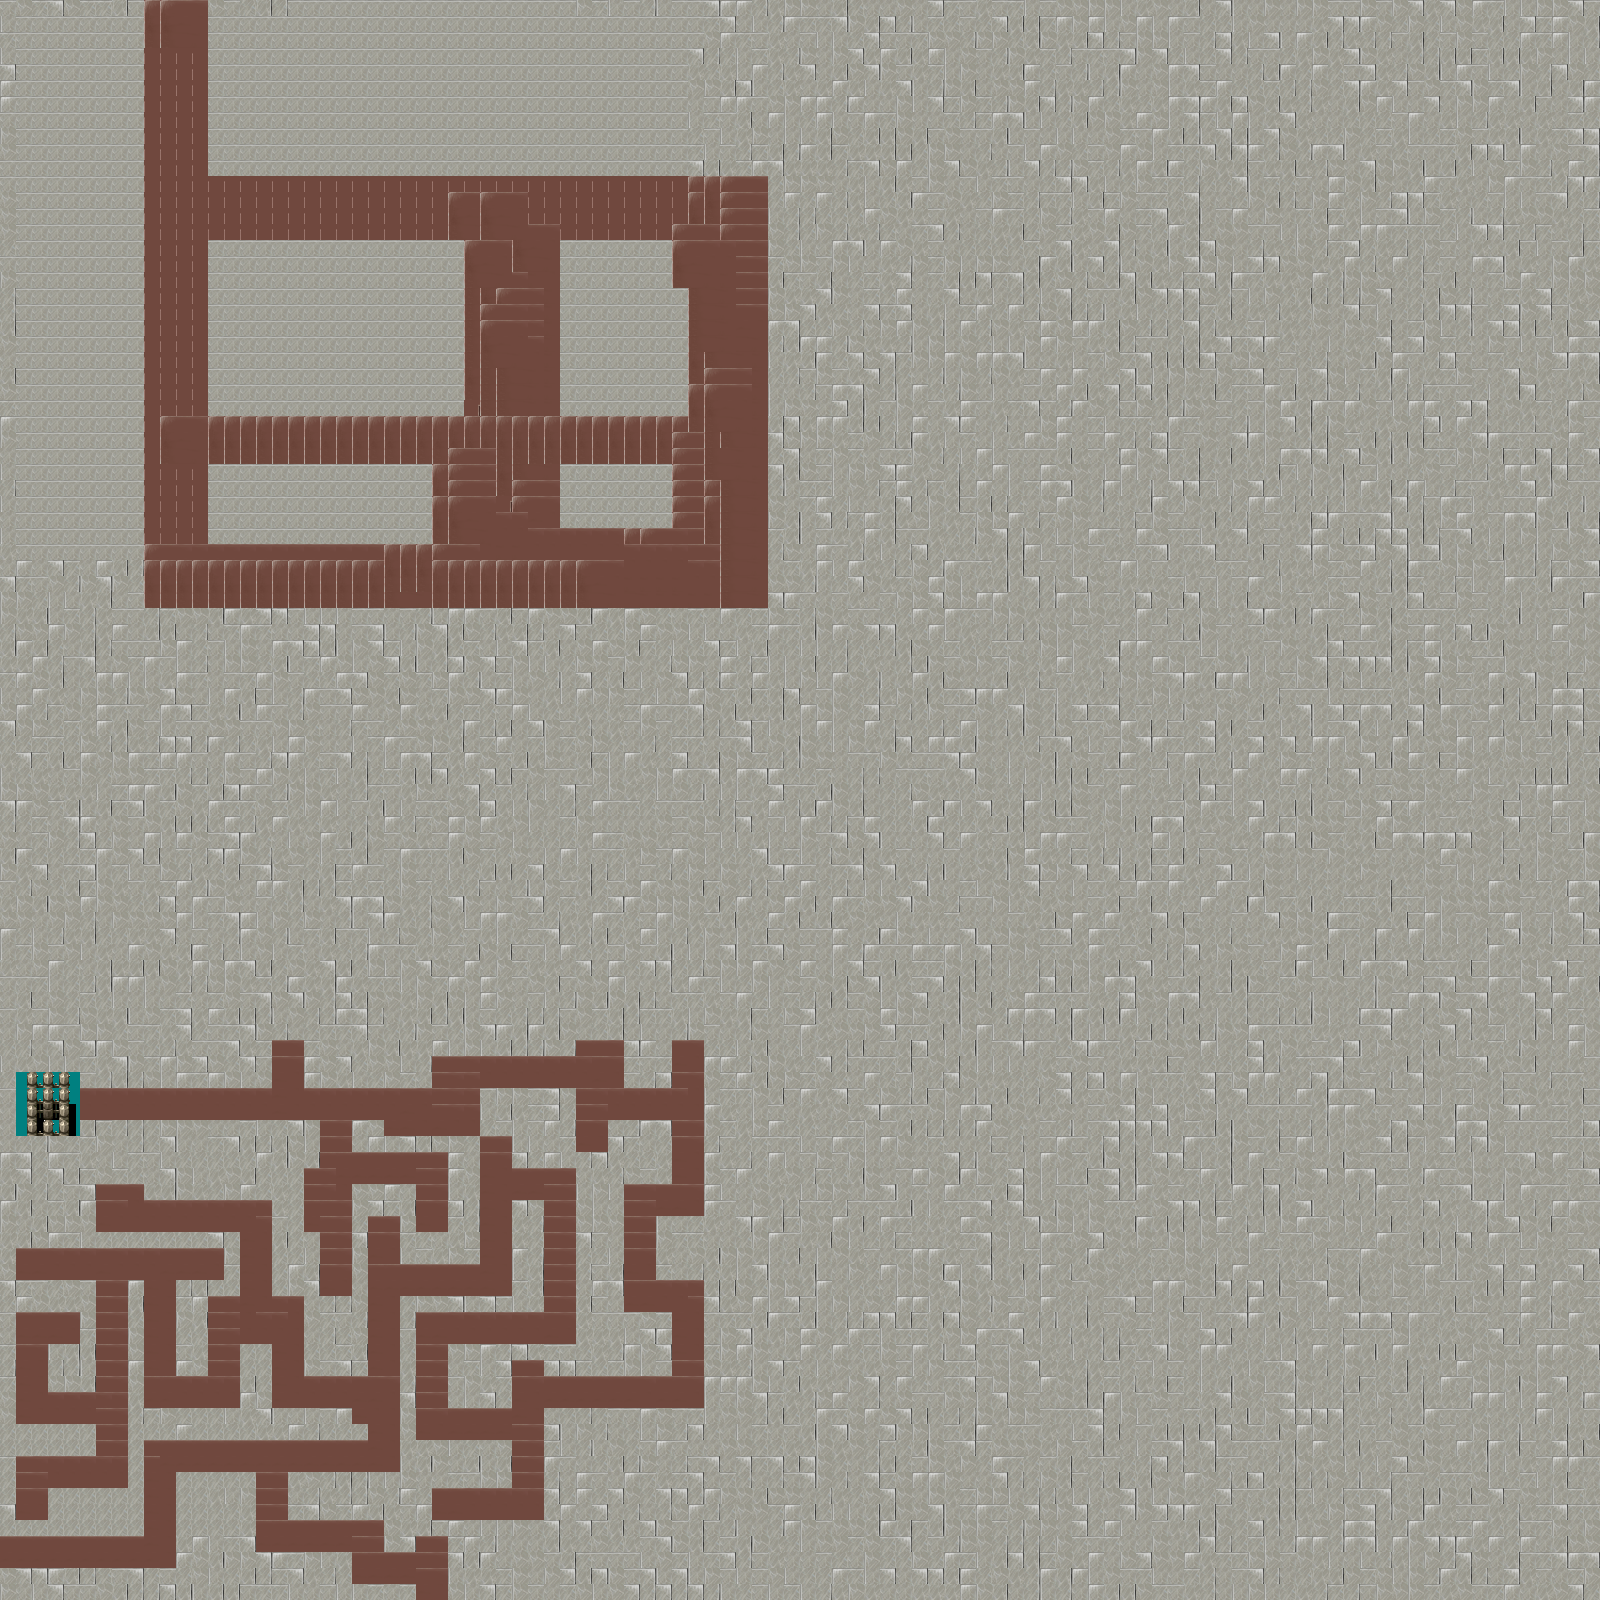

A level layout from a 2D game, rendered from its tile map. Below: a short description, then the map file with tile-grid data replaced by summaries:
An orthogonal 100x100 tile map with 16x16 px tiles, 1 tile layer (Tile Layer 1) and 22 objects (22x solid).

<map version="1.0" orientation="orthogonal" width="100" height="100" tilewidth="16" tileheight="16">
 <tileset firstgid="1" name="TileA2" tilewidth="16" tileheight="16">
  <image source="TileA2.png" width="512" height="384" />
 </tileset>
 <layer name="Tile Layer 1" width="100" height="100">
  <data>[10000 cells, 10000 non-empty, 35 distinct tile ids]</data>
 </layer>
 <objectgroup name="Object Layer 1" width="100" height="100">
  <object name="fixture" type="solid" x="58" y="1569" width="117" height="31" />
  <object name="fixture" type="solid" x="178" y="1474" width="77" height="77" />
  <object name="fixture" type="solid" x="177" y="1553" width="174" height="48" />
  <object name="fixture" type="solid" x="49" y="1489" width="94" height="47" />
  <object name="fixture" type="solid" x="0" y="1521" width="47" height="15" />
  <object name="fixture" type="solid" x="129" y="1409" width="14" height="78" />
  <object name="fixture" type="solid" x="144" y="1409" width="106" height="30" />
  <object name="fixture" type="solid" x="250" y="1410" width="101" height="29" />
  <object name="fixture" type="solid" x="289" y="1473" width="141" height="46" />
  <object name="fixture" type="solid" x="401" y="1297" width="13" height="106" />
  <object name="fixture" type="solid" x="401" y="1405" width="13" height="66" />
  <object name="fixture" type="solid" x="416" y="1440" width="94" height="31" />
  <object name="fixture" type="solid" x="432" y="1472" width="78" height="15" />
  <object name="fixture" type="solid" x="384" y="1520" width="31" height="32" />
  <object name="fixture" type="solid" x="415" y="1520" width="128" height="16" />
  <object name="fixture" type="solid" x="353" y="1585" width="63" height="17" />
  <object name="fixture" type="solid" x="449" y="1538" width="14" height="62" />
  <object name="fixture" type="solid" x="353" y="1425" width="14" height="14" />
  <object name="fixture" type="solid" x="243" y="1346" width="1" height="4" />
  <object name="fixture" type="solid" x="243" y="1345" width="1" height="3" />
  <object name="fixture" type="solid" x="241" y="1345" width="29" height="63" />
  <object name="fixture" type="solid" x="547" y="1410" width="161" height="110" />
 </objectgroup>
</map>